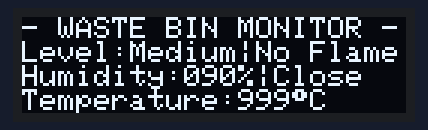
Simulated run of this sketch. Board: Arduino Uno, built with avr-gcc and run on an emulated ATmega328P. On the bench: 128×32 one-colour display.

Above: at 0.1 s.

The sketch:

OLED_Display.ino
```cpp
/* ################################################################ */
/* ########### Display OLED 0.96" (128x32 pixels) ################# */
/* ################################################################ */
/* # On the back of the OLED display, there are 3 modes:          # */
/* #   IIC: R1, R4, R6, R7, R8                                    # */
/* #   4SPI: R3, R4                                               # */
/* #   3SPI: R2, R3                                               # */
/* # The selected mode is depended on which resistors are used.   # */
/* # In this sketch we use 4SPI because R1(IIC) and R2(3SPI) are  # */
/* # missing on the back of the OLED display. R3 and R4 are used  # */
/* ################################################################ */
/* # The display OLED (in 4SPI mode) has 7 pins:                  # */
/* # 1 2 3 4 5 6 7             Name            Connect to Arduino # */
/* # | | | | | | |________ CS - Chip Select          Any pin      # */
/* # | | | | | |__________ DC - Data/Command         Any pin      # */
/* # | | | | |____________ RES - RST/RESET/REST      Any pin      # */
/* # | | | |______________ D1 - SDA/MOSI             SDA pin      # */
/* # | | |________________ D0 - SCL/CLK/SCK          SCL pin      # */
/* # | |__________________ VCC - Power supply        3.3V         # */
/* # |____________________ GND - Ground              Ground       # */
/* ################################################################ */

/* Library for the OLED display in SPI mode */
#include <SPI.h>
#include <Wire.h>
#include <Adafruit_GFX.h>
#include <Adafruit_SSD1306.h>

/* Declaration for the OLED display using software SPI */
#define OLED_WIDTH 128 // pixels
#define OLED_HEIGHT 32 // in pixels
#define OLED_MOSI 20
#define OLED_CLK 21
#define OLED_DC 12
#define OLED_CS 11
#define OLED_RESET 13
Adafruit_SSD1306 display(OLED_WIDTH, OLED_HEIGHT,
						 OLED_MOSI, OLED_CLK, OLED_DC, OLED_RESET, OLED_CS);

/* Global variables of OLED display */
char oledStr[85]; // OLED size 21x4 (in characters) + '/0' = 85

/* Setup section */
void setup()
{
	Serial.begin(9600);

	// SSD1306_SWITCHCAPVCC = generate display voltage from 3.3V internally
	if (!display.begin(SSD1306_SWITCHCAPVCC))
	{
		Serial.println(F("SSD1306 allocation failed"));
		for (;;)
			; // Don't proceed, loop forever
	}

	// Clear the buffer
	display.clearDisplay();
	wasteBinDisplayInitialize();
}

/* Definitions of functions */

void wasteBinDisplayInitialize(void)
{
	int j = 0;
	char title[] = "- WASTE BIN MONITOR -";
	char OLED_LINE2[] = "Level:";
	char OLED_LINE3[] = "Humidity:";
	char OLED_LINE4[] = "Temperature:";
	for (int i = 0; i < 21; i++, j++)
		oledStr[j] = title[i];
	j = 21;
	for (int i = 0; i < 6; i++, j++)
		oledStr[j] = OLED_LINE2[i];
	oledStr[33] = '|';
	j = 42;
	for (int i = 0; i < 9; i++, j++)
		oledStr[j] = OLED_LINE3[i];
	oledStr[54] = '%';
	oledStr[55] = '|';
	j = 63;
	for (int i = 0; i < 12; i++, j++)
		oledStr[j] = OLED_LINE4[i];
	oledStr[78] = 248;
	oledStr[79] = 'C';
}

void displayData(void)
{
	display.clearDisplay();
	display.setTextSize(1);		 // Normal 1:1 pixel scale
	display.setTextColor(WHITE); // Draw white text
	display.setCursor(0, 0);	 // Start at top-left corner
	display.cp437(true);		 // Use full 256 char 'Code Page 437' font
	for (int i = 0; i < 85; i++)
		display.write(oledStr[i]);
	display.display();
	delay(2000);
}

void constructStr(char *lvl, char *flame, char *humi, char *state, char *temp)
{
	int j = 0;
	for (int i = 27; i < 33; i++)
		oledStr[i] = ' ';
	for (int i = 34; i < 42; i++)
		oledStr[i] = ' ';
	for (int i = 51; i < 54; i++)
		oledStr[i] = ' ';
	for (int i = 56; i < 61; i++)
		oledStr[i] = ' ';
	for (int i = 75; i < 78; i++)
		oledStr[i] = ' ';
	if (strlen(lvl) <= 6 && strlen(flame) <= 8 && strlen(humi) <= 3 && strlen(state) <= 5 && strlen(temp) <= 3)
	{
		for (int i = 27, j = 0; i < 33; i++, j++)
			oledStr[i] = *(lvl + j);
		for (int i = 34, j = 0; i < 42; i++, j++)
			oledStr[i] = *(flame + j);
		for (int i = 51, j = 0; i < 54; i++, j++)
			oledStr[i] = *(humi + j);
		for (int i = 56, j = 0; i < 61; i++, j++)
			oledStr[i] = *(state + j);
		for (int i = 75, j = 0; i < 78; i++, j++)
			oledStr[i] = *(temp + j);
	}
}

/* Loop section */
void loop()
{
	// Clear the buffer
	display.clearDisplay();
	constructStr( (char*)"Medium", (char*)"No Flame", (char*)"090", (char*)"Close", (char*)"999");
	displayData();
	delay(500);
}
```
